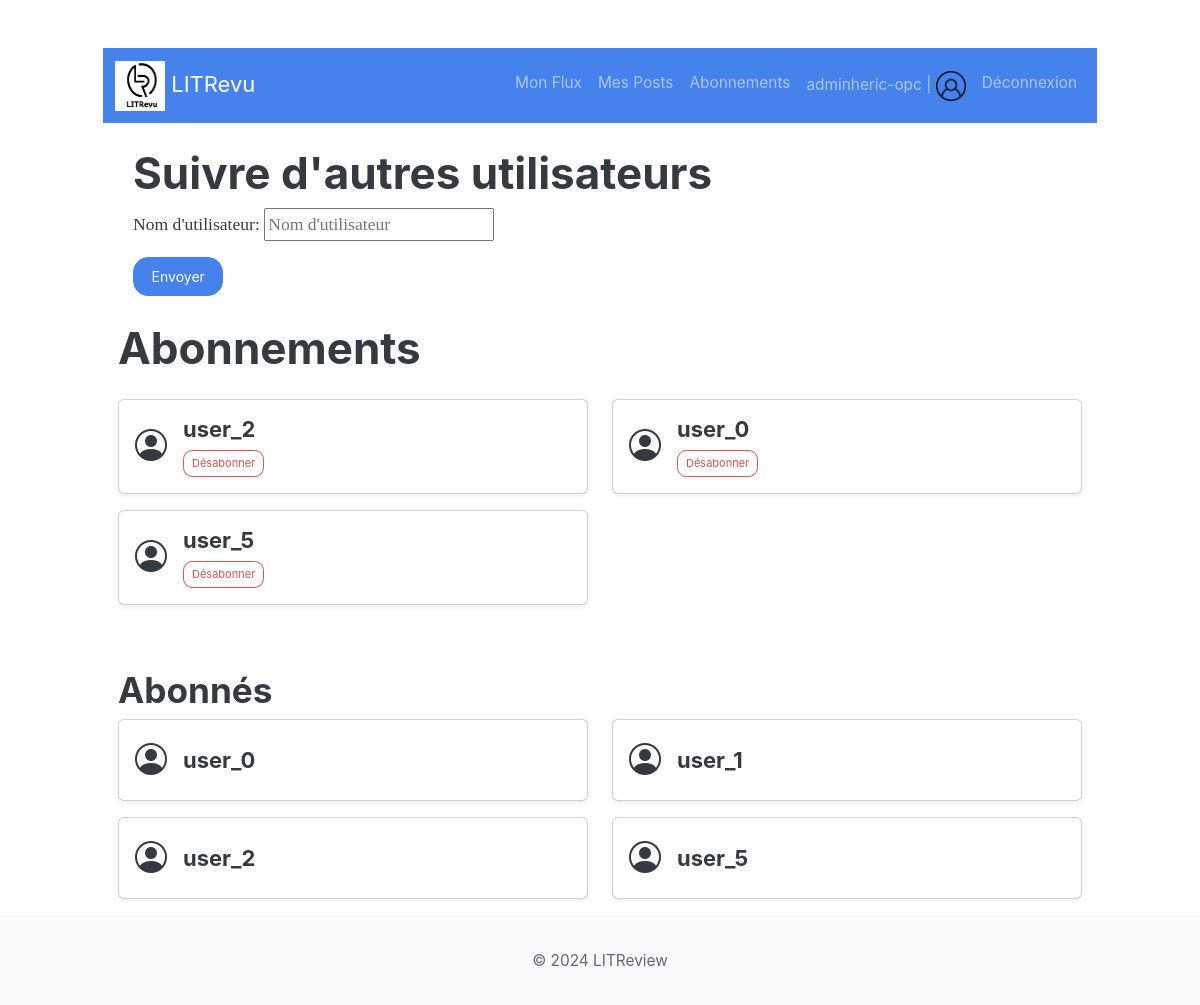
The page /feed/follows/ (signed in) on the database as committed earlier.
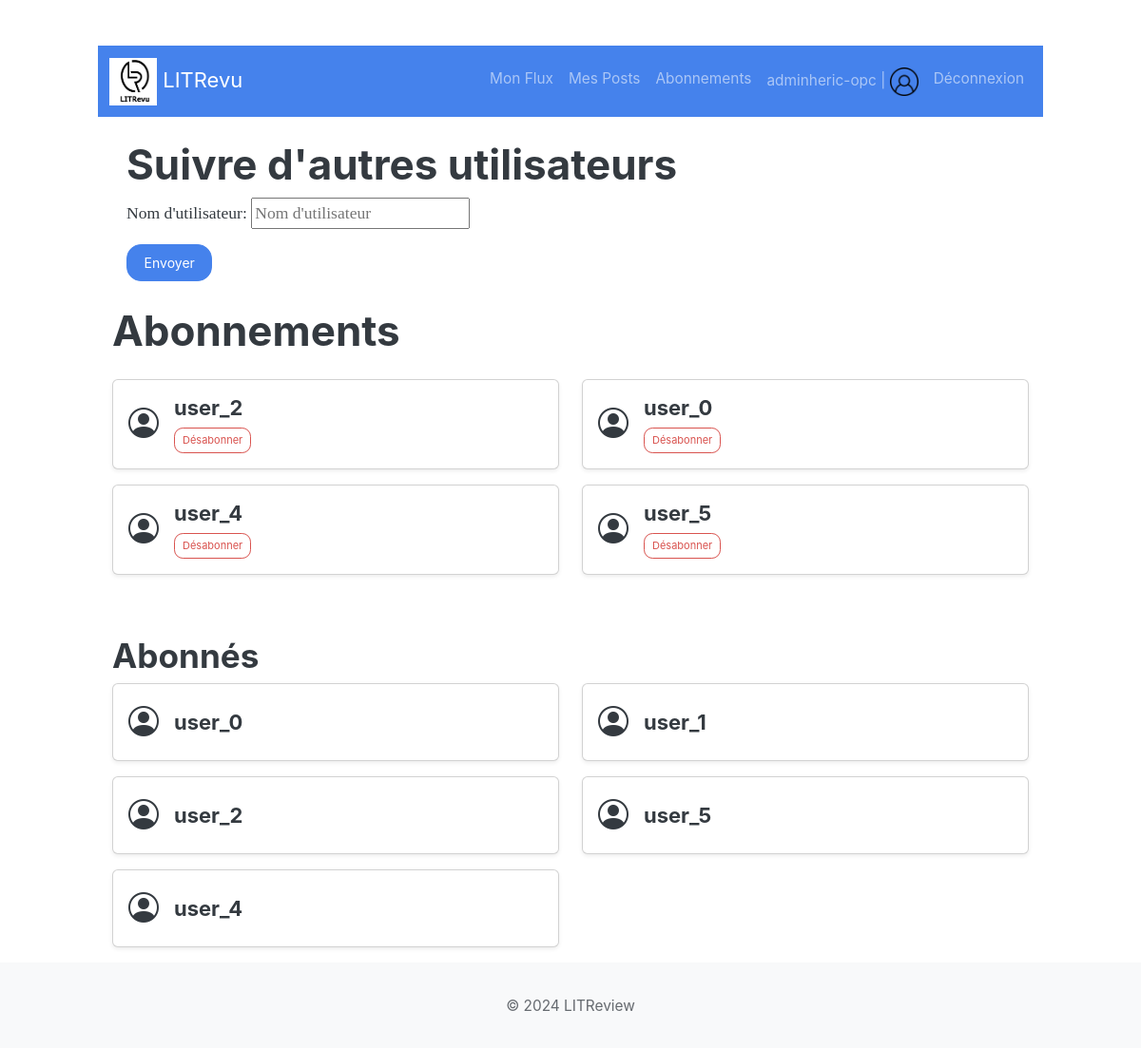
The same page on the database as committed later.
### feed/models.py (models this page shows)
class UserFollows(models.Model):
    user = models.ForeignKey(settings.AUTH_USER_MODEL, on_delete=models.CASCADE, related_name='following')
    followed_user = models.ForeignKey(settings.AUTH_USER_MODEL, on_delete=models.CASCADE, related_name='followed_by')
    class Meta:
        unique_together = ('user', 'followed_user')

### accounts/models.py (models this page shows)
class User(AbstractUser):
    pass

### feed/views.py (the view, shortened to what this page needs)
# urls.py: path('follows/', UserFollowsCreateView.as_view(), name='follow_list'),
class UserFollowsCreateView(LoginRequiredMixin, ListView):
    model = UserFollows
    template_name = 'feed/user_follows.html'
    context_object_name = 'follows'
    def get_queryset(self):
        return UserFollows.objects.filter(user=self.request.user)
    def get_context_data(self, **kwargs):
        context = super().get_context_data(**kwargs)
        context['form'] = UserFollowForm()
        context['followers'] = UserFollows.objects.filter(followed_user=self.request.user)
        return context

### feed/forms.py (shortened to what this page needs)
class UserFollowForm(forms.Form):
    username = forms.CharField(label='Nom d\'utilisateur', max_length=150,
                               widget=forms.TextInput(attrs={'placeholder': 'Nom d\'utilisateur'}))

### feed/templates/feed/user_follows.html (shortened to what this page needs)
{% extends 'base.html' %}
{% block content %}
<div class="container mt-4">
    {% include 'feed/add_follow.html' with form=form %}
    <h1 class="mb-4">Abonnements</h1>
    <div class="row">
        {% for follow in follows %}
        <div class="col-md-6 mb-3">
            <div class="card shadow-sm">
                <div class="card-body d-flex align-items-center">
                    <i class="bi bi-person-circle me-3" style="font-size: 2rem;"></i>
                    <div>
                        <h5 class="card-title mb-0">{{ follow.followed_user.username }}</h5>
                        <a href="{% url 'feed:unfollow' follow.id %}" class="btn btn-sm btn-outline-danger mt-2">Désabonner</a>
                    </div>
                </div>
            </div>
        </div>
        {% empty %}
        <p class="text-muted">Aucun abonnement trouvé.</p>
        {% endfor %}
    </div>
    <h2 class="mt-5">Abonnés</h2>
    <div class="row">
        {% for follower in followers %}
        <div class="col-md-6 mb-3">
            <div class="card shadow-sm">
                <div class="card-body d-flex align-items-center">
                    <i class="bi bi-person-circle me-3" style="font-size: 2rem;"></i>
                    <div>
                        <h5 class="card-title mb-0">{{ follower.user.username }}</h5>
                    </div>
                </div>
            </div>
        </div>
        {% empty %}
        <p class="text-muted">Aucun abonné trouvé.</p>
        {% endfor %}
    </div>
</div>
{% endblock %}

Rows that differ between the two databases and show on the page:
added UserFollows: followed_user.username "user_4", shown under "Abonnements"
added UserFollows: user.username "user_4", shown under "Abonnés"
